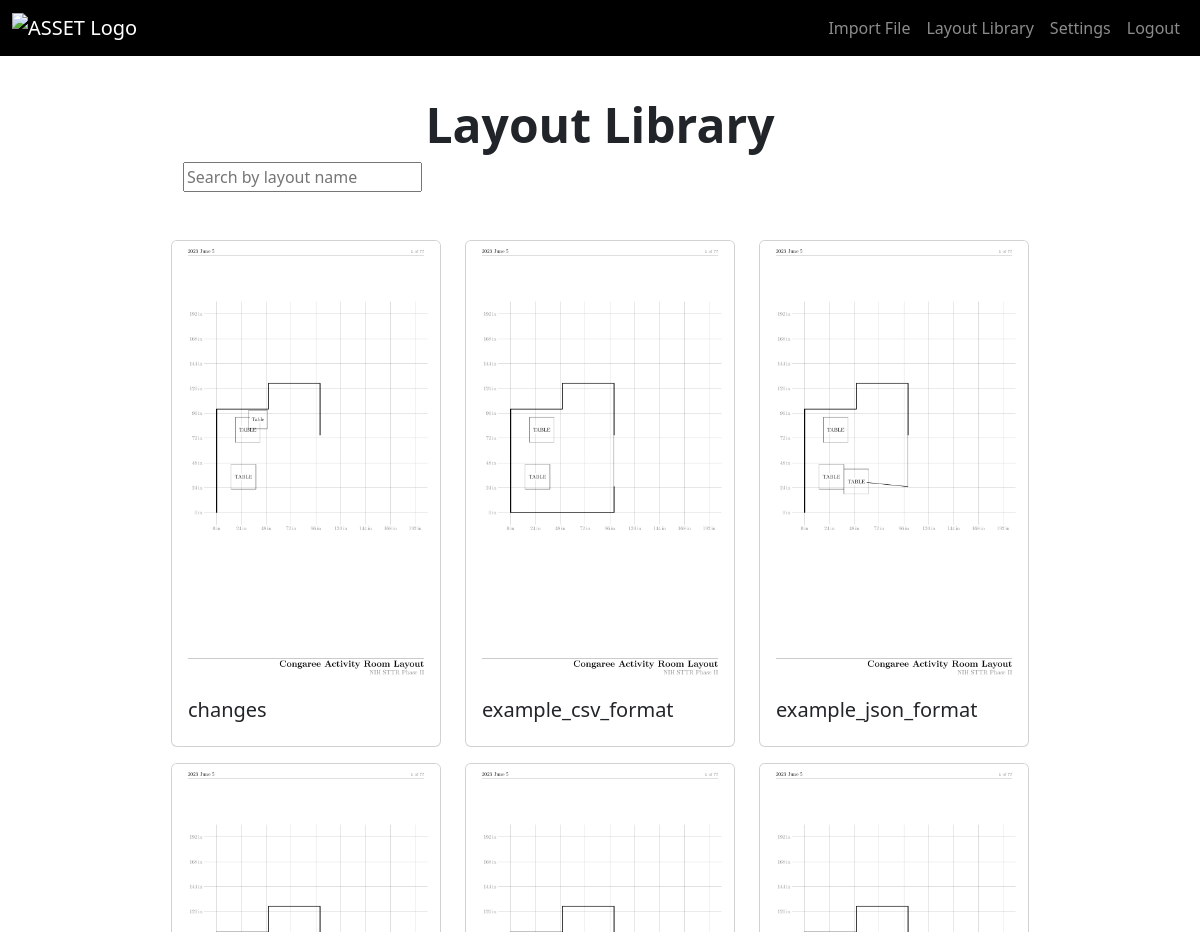
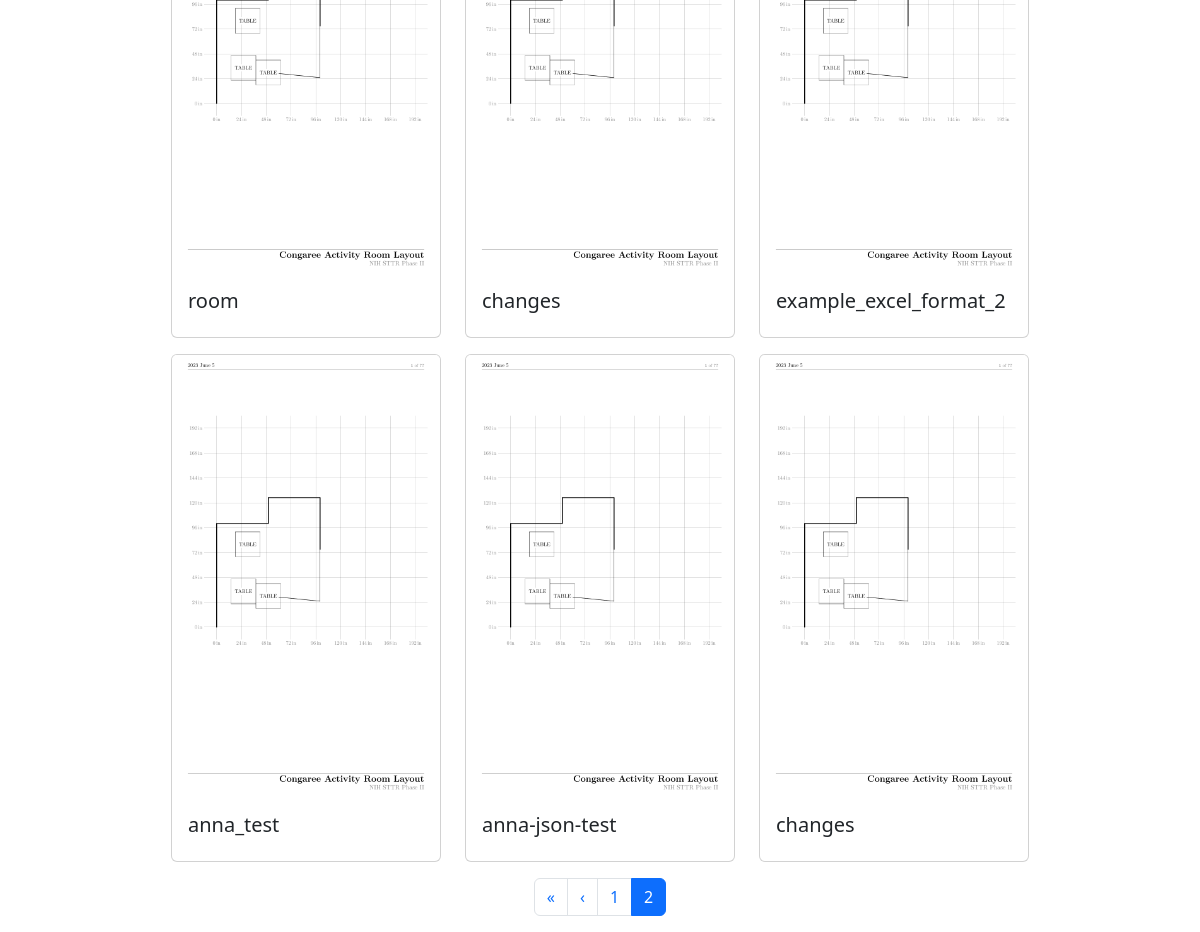
Screenshot of /layout-library/?page=2 (signed in) with the database file from the repository (2 pictures, top to bottom).
### app1/models.py (models this page shows, shortened)
class ConvertedFile(models.Model):
    file_name = models.CharField(max_length=255, default="name") # Stores the PREFIX (without extension)
    user = models.ForeignKey(User, on_delete=models.CASCADE)
    created_at = models.DateTimeField(auto_now_add=True)
    file_path = models.CharField(max_length=255, default="NONE")
    style_settings = models.ForeignKey(StyleSettings, on_delete=models.CASCADE,
                                       null=True)
    uploaded_file = models.ForeignKey(UploadedFile, on_delete=models.CASCADE)
    latex_file = models.CharField(max_length=255,
                                  default= os.path.join(settings.MEDIA_ROOT,'conversion_output', 'output.tex'))
    pdf_file = models.CharField(max_length=255,
                                default= os.path.join(settings.MEDIA_ROOT,'conversion_output', 'output.pdf'))
    image = models.CharField(max_length=255,
                             default = os.path.join(settings.MEDIA_ROOT,'conversion_output', 'output.png'))

### app1/views.py (the view)
# urls.py: path('layout-library/', views.LayoutLibraryPage, name="layout-library"),
@login_required(login_url="login")
def LayoutLibraryPage(request):
    user_layouts = ConvertedFile.objects.filter(user=request.user).order_by('-created_at')
    paginator = Paginator(user_layouts, 9)  # Show 3 layouts per page
    page_number = request.GET.get('page')
    try:
        layouts = paginator.page(page_number)
    except PageNotAnInteger:
        layouts = paginator.page(1)
    except EmptyPage:
        layouts = paginator.page(paginator.num_pages)
    return render(request, 'layout-library.html', {'layouts': layouts})

### templates/layout-library.html (shortened to what this page needs)
{% extends 'base.html' %}
{% block content %}
    <div class="container mt-3 w-75">
        <div class = "row">
            <h1 class="display-5 fw-bold mt-5">Layout Library</h1>
        </div>
        <div class="container mb-5">
            <input type="text" id="searchInput" placeholder="Search by layout name">
        </div>
        <div class = "row">
            {% for layout in layouts %}
            <div class = "col-md-4">
                <div class="card mb-3">
                    <a href="{% url 'export-layout' layout.id %}">
                        <img src="{% url 'serve-image' layout.image %}" class="card-img-top">
                    </a>
                    <div class="card-body">
                        <h5 class="card-title">{{ layout.file_name }}</h5>
                    </div>
                </div>
            </div>
            {% if forloop.counter|divisibleby:3 and not forloop.last %}
        </div>
        <div class="row">
        {% endif %}
        {% endfor %}
        </div>
    </div>
    <nav aria-label="Page navigation">
        <ul class="pagination justify-content-center">
            {% if layouts.has_previous %}
            <li class="page-item">
                <a class="page-link" href="?page=1" aria-label="First">
                    <span aria-hidden="true">&laquo;</span>
                </a>
            </li>
            <li class="page-item">
                <a class="page-link" href="?page={{ layouts.previous_page_number }}" aria-label="Previous">
                    <span aria-hidden="true">&lsaquo;</span>
                </a>
            </li>
            {% endif %}
            {% for num in layouts.paginator.page_range %}
            <li class="page-item {% if num == layouts.number %}active{% endif %}">
                <a class="page-link" href="?page={{ num }}">{{ num }}</a>
            </li>
            {% endfor %}
        </ul>
    </nav>
{% endblock %}

### templates/base.html (shortened to what this page needs)
{% load static %}
<!doctype html>
<html lang="en">
<head>
    <link href="https://cdn.jsdelivr.net/npm/bootstrap@5.3.2/dist/css/bootstrap.min.css" rel="stylesheet">
</head>
<body>
    <nav class="navbar fixed-top navbar-expand-sm navbar-dark bg-black">
        <div class="container-fluid">
            <a class="navbar-brand" >
                <img src="https://www.asset-us.com/static/images/asset-logo-horizontal-tm.png" alt="ASSET Logo" width="130" height="30" class="d-inline-block align-top">
            </a>
            <div class="collapse navbar-collapse justify-content-end" id="navbarCollapse">
                <ul class="navbar-nav e-auto mb-2 mb-md-0">
                    <li class="nav-item">
                        <a class="nav-link" href="{% url 'import' %}">Import File</a>
                    </li>
                    <li class="nav-item">
                        <a class="nav-link" href="{% url 'layout-library' %}">Layout Library</a>
                    </li>
                    <li class="nav-item">
                        <a class="nav-link" href="{% url 'settings' %}">Settings</a>
                    </li>
                    <li class="nav-item">
                        <a class="nav-link" href="{% url 'logout' %}">Logout</a>
                    </li>
                </ul>
            </div>
        </div>
    </nav>
    <main class="container-fluid mt-5">
            {% block content %} {% endblock %}
    </main>
</body>
</html>

### templates/layout-library.html (style rules this page uses)
h1 { text-align: center; margin-top: 50px; }
html, body { overflow-y: auto; }
.card-img-top { max-width: 100%; height: auto; }

### rows the page displays
ConvertedFile: image (picture), file_name "changes"
ConvertedFile: image (picture), file_name "example_csv_format"
ConvertedFile: image (picture), file_name "example_json_format"
ConvertedFile: image (picture), file_name "room"
ConvertedFile: image (picture), file_name "changes"
ConvertedFile: image (picture), file_name "example_excel_format_2"
ConvertedFile: image (picture), file_name "anna_test"
ConvertedFile: image (picture), file_name "anna-json-test"
ConvertedFile: image (picture), file_name "changes"

### other values shown
{{ num }} "1" "2"
